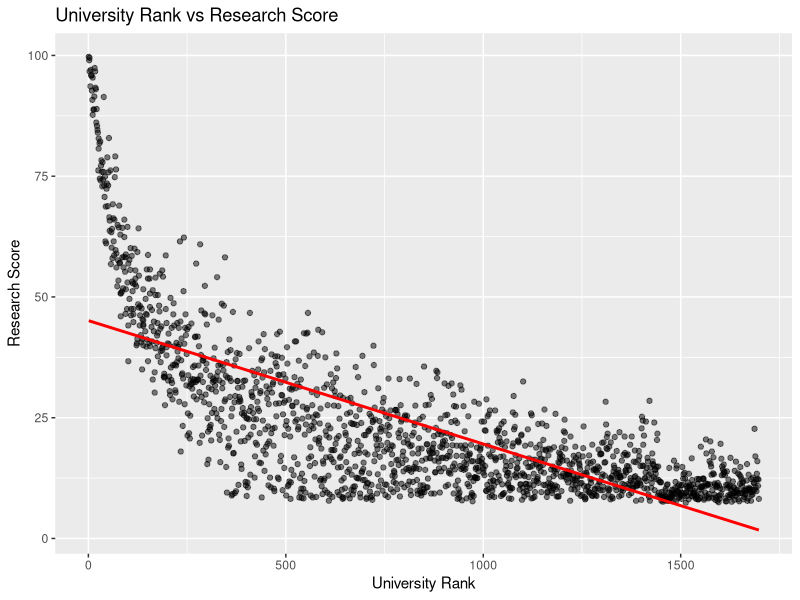

Here is the R script that generated this plot:
## ---- chunk 1
knitr::opts_chunk$set(echo = TRUE)
## ---- chunk 2
library(ggplot2)
data = read.csv("rankings.csv")
data = na.omit(data)
data$University.Rank <- as.numeric(data$University.Rank)
data$Research.Score <- as.numeric(data$Research.Score)


# https://www.kaggle.com/datasets/alitaqi000/world-university-rankings-2023
plot = ggplot(data, aes(x = University.Rank, y = Research.Score)) +
  geom_point(alpha = 0.5) +
    geom_smooth(method = "lm", se = FALSE, color = "red") +
  labs(x = "University Rank", y = "Research Score") +
  ggtitle("University Rank vs Research Score")

plot


correlation = cor(data$University.Rank, data$Research.Score)
correlation
